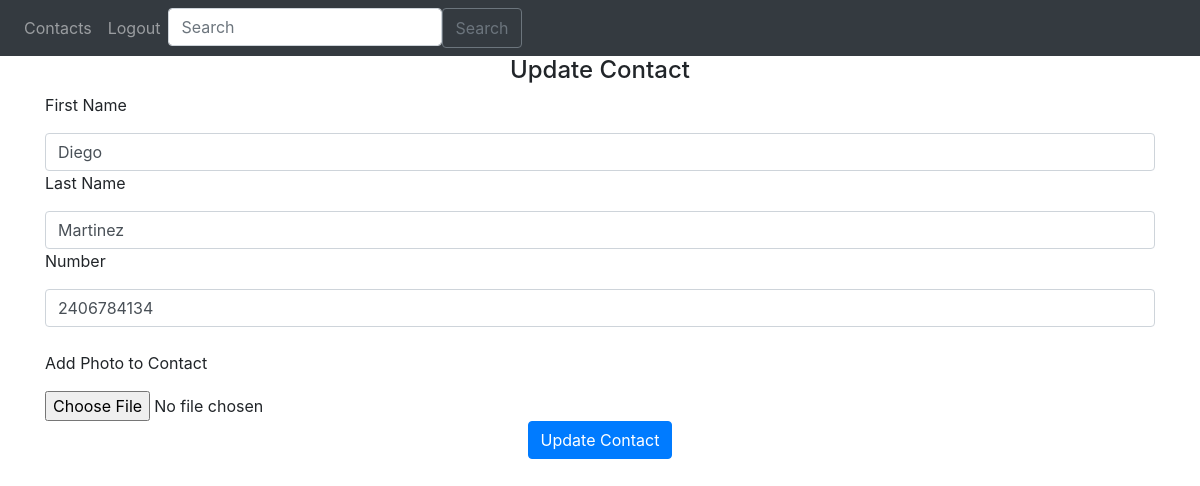
Page /update/4 (signed in) on the committed database.
### Website/models.py (models this page shows)
class Contact(db.Model):
    id = db.Column(db.Integer, primary_key=True)
    first_name = db.Column(db.String(150))
    last_name = db.Column(db.String(150))
    number = db.Column(db.String(150))
    photo = db.Column(db.String(150))
    date = db.Column(db.DateTime(timezone=True), default=func.now())
    user_id = db.Column(db.Integer, db.ForeignKey("user.id"))

### Website/views.py (the view)
@views.route("/update/<int:id>", methods=["GET", "POST"])
def update(id):
    form = SearchForm()
    contact = Contact.query.get(id)
    if request.method == "POST":
        contact.first_name = request.form.get("first_name")
        contact.last_name = request.form.get("last_name")
        contact.number = request.form.get("number")
        contact.photo = request.form.get("photo")
        print("First Name:", contact.first_name)
        print("Last Name:", contact.last_name)
        try:
            db.session.commit()
            return redirect("/")
        except:
            return "There was a problem updating"
    else:
        return render_template("update.html", contact=contact, user=current_user, form = form)

### Website/webforms.py
class SearchForm(FlaskForm):
    searched = StringField("Searched", validators=[DataRequired()])
    submit = SubmitField("Submit")

### Website/__init__.py (called while the page is built)
def create_app():
    app = Flask(__name__)
    app.config['SECRET_KEY'] = 'fhdgwefgifuejukf'
    app.config['SQLALCHEMY_DATABASE_URI'] = f'sqlite:///{DB_NAME}'
    db.init_app(app)
    from .views import views
    from .auth import auth
    app.register_blueprint(views, url_prefix='/')
    app.register_blueprint(auth, url_prefix='/')
    from .models import User, Contact
    create_database(app)
    login_manager = LoginManager()
    login_manager.login_view = 'auth.login'
    login_manager.init_app(app)
    @login_manager.user_loader
    def load_user(id):
        return User.query.get(int(id))
    return app

### Website/views.py (called while the page is built)
@views.context_processor
def inject_user():
    return dict(user=current_user)

### Website/templates/update.html (shortened to what this page needs)
{% extends "base.html" %}
{% block content %}
    <h4 align="center">Update Contact</h4>
    <form action="/update/{{ contact.id }}" method="POST">
        <p>First Name</p>
        <input name="first_name" id="first_name" class="form-control" value="{{ contact.first_name }}">
        <p>Last Name</p>
        <input name="last_name" id="last_name" class="form-control" value="{{ contact.last_name }}">
        <p>Number</p>
        <input name="number" id="number" class="form-control" value="{{ contact.number }}">
        <br>
        <p>Add Photo to Contact</p>
        <input type="file" id="contact_photo" name="contact_photo" accept="image/png, image/jpeg" />
        <br/>
        <div align="center">
            <button type="submit" class="btn btn-primary">Update Contact</button>
        </div>
        <br>
    </form>
{% endblock %}

### rows in the picture
Contact: first_name "Diego", last_name "Martinez", number "2406784134"
